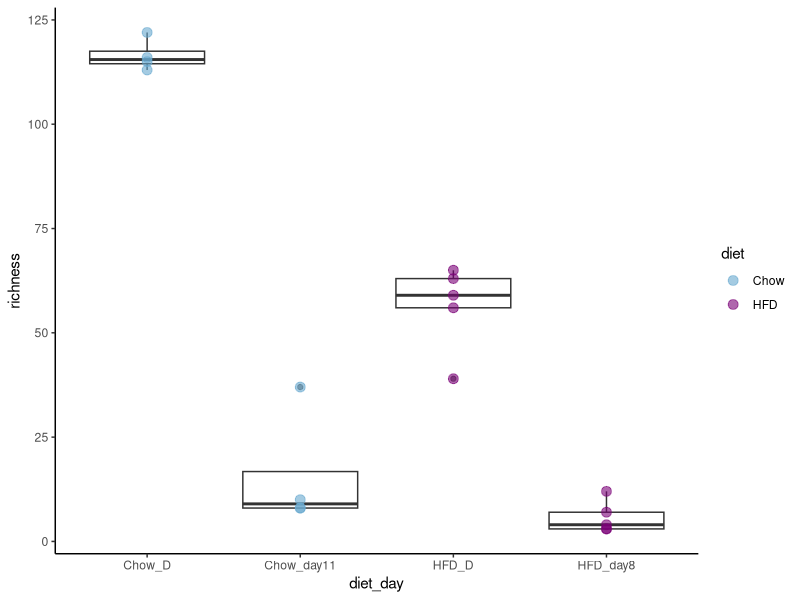
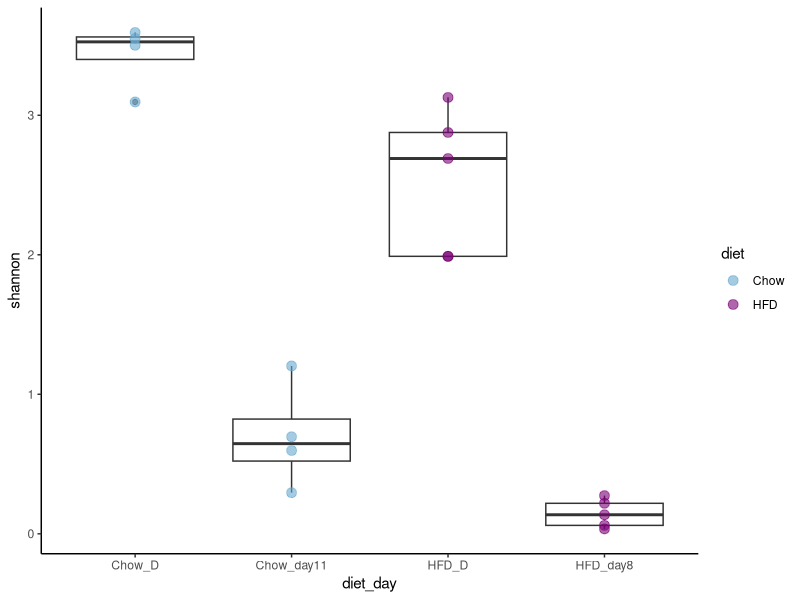

The R script that drew these images, in order:
library(ggplot2)
library(dplyr)
library(readxl)
library(stats)


setwd("/Path/location/")

#DIVERSITY
data2 = read_excel("Supp_Figure1.xlsx", sheet="Supp_Figure1", col_names = TRUE)
data2 <- data2 %>%
  filter(diet_day=="HFD_D"|diet_day=="Chow_D"|diet_day=="HFD_day8"|diet_day=="Chow_day11")

#richness
ggplot(data2)+
  geom_boxplot(aes(x=diet_day,y=richness),alpha=0.6,fill="NA")+
  geom_point(aes(x=diet_day,y=richness,color=diet),alpha=0.6, size=3)+
  scale_color_manual(values=c('#67a9cf','#7a0177'))+
  theme_classic()
#STATS
two.way.rich <- aov(richness~ diet_day, data2)
summary(two.way.rich)
TukeyHSD(two.way.rich)

#shannon
ggplot(data2)+
  geom_boxplot(aes(x=diet_day,y=shannon),alpha=0.6,fill="NA")+
  geom_point(aes(x=diet_day,y=shannon,color=diet),alpha=0.6, size=3)+
  scale_color_manual(values=c('#67a9cf','#7a0177'))+
  theme_classic()
#STATS
two.way.shan <- aov(shannon~ diet_day, data2)
summary(two.way.shan)
TukeyHSD(two.way.shan)
